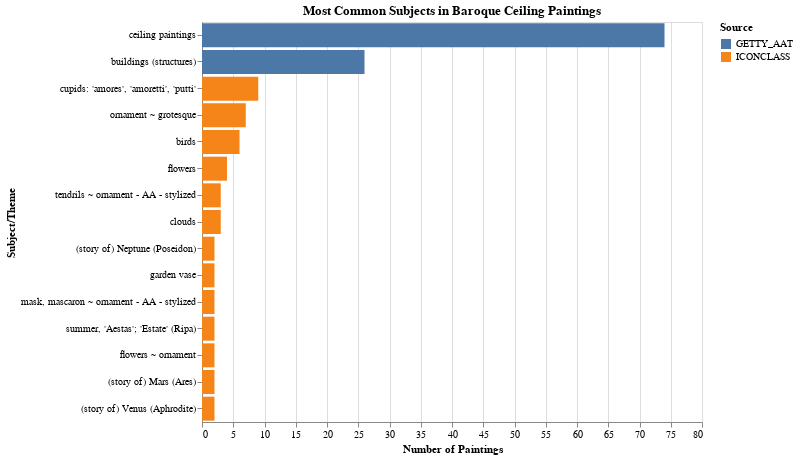

Source (notebook cell):
### Code cell
# =============================================================================
# CELL 13: Subject/Theme Analysis (ICONCLASS)
# =============================================================================

print("📚 SUBJECT/THEME ANALYSIS")
print("=" * 60)

subjects_df = con.execute("""
    SELECT 
        s.subject_label,
        s.subject_source,
        COUNT(DISTINCT ps.nfdi_uri) as painting_count
    FROM painting_subjects ps
    JOIN subjects s ON ps.subject_uri = s.subject_uri
    WHERE s.subject_label IS NOT NULL
    GROUP BY s.subject_label, s.subject_source
    ORDER BY painting_count DESC
    LIMIT 30
""").pl()

print(subjects_df)

# Visualization
if len(subjects_df) > 0:
    chart = alt.Chart(subjects_df.head(15).to_pandas()).mark_bar().encode(
        x=alt.X('painting_count:Q', title='Number of Paintings'),
        y=alt.Y('subject_label:N', sort='-x', title='Subject/Theme'),
        color=alt.Color('subject_source:N', title='Source'),
        tooltip=['subject_label', 'subject_source', 'painting_count']
    ).properties(
        title='Most Common Subjects in Baroque Ceiling Paintings',
        width=500,
        height=400
    )
    ipython_display(chart)

### Figure 1 — Vega-Lite specification as saved in the notebook (floating-point values rounded to 4 significant figures)
{"config": {"view": {"continuousWidth": 300, "continuousHeight": 300}}, "data": {"name": "data-87cf63e3b41fd91b87f74eae704ae602"}, "mark": {"type": "bar"}, "encoding": {"color": {"field": "subject_source", "title": "Source", "type": "nominal"}, "tooltip": [{"field": "subject_label", "type": "nominal"}, {"field": "subject_source", "type": "nominal"}, {"field": "painting_count", "type": "quantitative"}], "x": {"field": "painting_count", "title": "Number of Paintings", "type": "quantitative"}, "y": {"field": "subject_label", "sort": "-x", "title": "Subject/Theme", "type": "nominal"}}, "height": 400, "title": "Most Common Subjects in Baroque Ceiling Paintings", "width": 500, "$schema": "https://vega.github.io/schema/vega-lite/v6.1.0.json", "datasets": {"data-87cf63e3b41fd91b87f74eae704ae602": [{"subject_label": "ceiling paintings", "subject_source": "GETTY_AAT", "painting_count": 74}, {"subject_label": "buildings (structures)", "subject_source": "GETTY_AAT", "painting_count": 26}, {"subject_label": "cupids: 'amores', 'amoretti', 'putti'", "subject_source": "ICONCLASS", "painting_count": 9}, {"subject_label": "ornament ~ grotesque", "subject_source": "ICONCLASS", "painting_count": 7}, {"subject_label": "birds", "subject_source": "ICONCLASS", "painting_count": 6}, {"subject_label": "flowers", "subject_source": "ICONCLASS", "painting_count": 4}, {"subject_label": "tendrils ~ ornament - AA - stylized", "subject_source": "ICONCLASS", "painting_count": 3}, {"subject_label": "clouds", "subject_source": "ICONCLASS", "painting_count": 3}, {"subject_label": "(story of) Neptune (Poseidon)", "subject_source": "ICONCLASS", "painting_count": 2}, {"subject_label": "garden vase", "subject_source": "ICONCLASS", "painting_count": 2}, {"subject_label": "mask, mascaron ~ ornament - AA - stylized", "subject_source": "ICONCLASS", "painting_count": 2}, {"subject_label": "summer, 'Aestas'; 'Estate' (Ripa)", "subject_source": "ICONCLASS", "painting_count": 2}, {"subject_label": "flowers ~ ornament", "subject_source": "ICONCLASS", "painting_count": 2}, {"subject_label": "(story of) Mars (Ares)", "subject_source": "ICONCLASS", "painting_count": 2}, {"subject_label": "(story of) Venus (Aphrodite)", "subject_source": "ICONCLASS", "painting_count": 2}]}}
